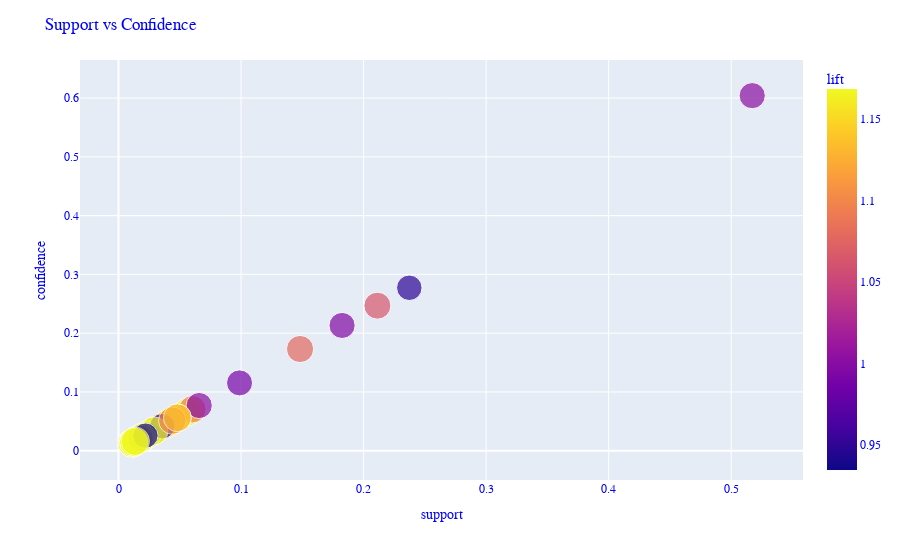

This figure's notebook cell:
### Code cell
# 산점도 그래프 그리기
fig_py=px.scatter(
    rules_py,
    x='support', 
    y='confidence', 
    size='lift', 
    color='lift',
    hover_data=['antecedents_str', 'consequents_str']
)

# 그래프 레이아웃 설정
fig_py.update_layout(
    xaxis_title='support',
    yaxis_title='confidence',
    font_family='Courier New',
    font_color='blue',
    title_font_family='Times New Roman',
    title_font_color='red',
    title=('Support vs Confidence')
    
)

# 그래프 출력
fig_py.show()

### Figure 1 — Plotly figure (JSON) as saved in the notebook; plotly's stock layout.template omitted (floating-point values rounded to 4 significant figures)
{"data": [{"customdata": [["Python", "Go"], ["Python", "Java"], ["Python", "JavaScript"], ["Python", "Julia"], ["Python", "MATLAB"], ["Python", "R"], ["Python", "SAS"], ["Python", "SQL"], ["Python", "Scala"], ["Python", "Go,JavaScript"], ["Python", "Go,SQL"], ["Python", "Java,JavaScript"], ["Python", "Java,R"], ["Python", "Java,SQL"], ["Python", "Java,Scala"], ["Python", "JavaScript,Julia"], ["Python", "MATLAB,JavaScript"], ["Python", "R,JavaScript"], ["Python", "SQL,JavaScript"], ["Python", "Scala,JavaScript"], ["Python", "R,Julia"], ["Python", "SQL,Julia"], ["Python", "MATLAB,R"], ["Python", "MATLAB,SQL"], ["Python", "SAS,R"], ["Python", "R,SQL"], ["Python", "Scala,R"], ["Python", "SAS,SQL"], ["Python", "Scala,SQL"], ["Python", "Java,R,JavaScript"], ["Python", "Java,SQL,JavaScript"], ["Python", "Java,R,SQL"], ["Python", "Java,Scala,SQL"], ["Python", "MATLAB,SQL,JavaScript"], ["Python", "R,SQL,JavaScript"], ["Python", "Scala,SQL,JavaScript"], ["Python", "R,SQL,Julia"], ["Python", "MATLAB,R,SQL"], ["Python", "SAS,R,SQL"], ["Python", "R,Scala,SQL"], ["Python", "Java,R,SQL,JavaScript"]], "hovertemplate": "support=%{x}<br>confidence=%{y}<br>lift=%{marker.color}<br>antecedents_str=%{customdata[0]}<br>consequents_str=%{customdata[1]}<extra></extra>", "legendgroup": "", "marker": {"color": [1.115, 0.9896, 1.065, 0.9586, 1.168, 0.9489, 0.9559, 1.001, 1.128, 1.168, 1.168, 1.094, 1.09, 1.001, 1.168, 1.168, 1.168, 1.136, 1.078, 1.168, 0.9457, 0.9457, 1.168, 1.168, 0.9457, 0.996, 1.168, 0.9492, 1.168, 1.168, 1.1, 1.078, 1.168, 1.168, 1.136, 1.168, 1.012, 1.168, 0.9346, 1.168, 1.168], "coloraxis": "coloraxis", "size": [1.115, 0.9896, 1.065, 0.9586, 1.168, 0.9489, 0.9559, 1.001, 1.128, 1.168, 1.168, 1.094, 1.09, 1.001, 1.168, 1.168, 1.168, 1.136, 1.078, 1.168, 0.9457, 0.9457, 1.168, 1.168, 0.9457, 0.996, 1.168, 0.9492, 1.168, 1.168, 1.1, 1.078, 1.168, 1.168, 1.136, 1.168, 1.012, 1.168, 0.9346, 1.168, 1.168], "sizemode": "area", "sizeref": 0.002921, "symbol": "circle"}, "mode": "markers", "name": "", "orientation": "v", "showlegend": false, "type": "scatter", "x": [0.02881, 0.09877, 0.2112, 0.0439, 0.05624, 0.2373, 0.03704, 0.5171, 0.03841, 0.01372, 0.01783, 0.06036, 0.0192, 0.06584, 0.01372, 0.01235, 0.01235, 0.04801, 0.1481, 0.01235, 0.02332, 0.02332, 0.02332, 0.04115, 0.02332, 0.1824, 0.0192, 0.03567, 0.02881, 0.01372, 0.0439, 0.01646, 0.01097, 0.01097, 0.04801, 0.01235, 0.01783, 0.0192, 0.02195, 0.01235, 0.01372], "xaxis": "x", "y": [0.03365, 0.1154, 0.2468, 0.05128, 0.06571, 0.2772, 0.04327, 0.6042, 0.04487, 0.01603, 0.02083, 0.07051, 0.02244, 0.07692, 0.01603, 0.01442, 0.01442, 0.05609, 0.1731, 0.01442, 0.02724, 0.02724, 0.02724, 0.04808, 0.02724, 0.2131, 0.02244, 0.04167, 0.03365, 0.01603, 0.05128, 0.01923, 0.01282, 0.01282, 0.05609, 0.01442, 0.02083, 0.02244, 0.02564, 0.01442, 0.01603], "yaxis": "y"}], "layout": {"coloraxis": {"colorbar": {"title": {"text": "lift"}}, "colorscale": [[0, "#0d0887"], [0.1111, "#46039f"], [0.2222, "#7201a8"], [0.3333, "#9c179e"], [0.4444, "#bd3786"], [0.5556, "#d8576b"], [0.6667, "#ed7953"], [0.7778, "#fb9f3a"], [0.8889, "#fdca26"], [1, "#f0f921"]]}, "font": {"color": "blue", "family": "Courier New"}, "legend": {"itemsizing": "constant", "tracegroupgap": 0}, "margin": {"t": 60}, "title": {"text": "Support vs Confidence"}, "xaxis": {"anchor": "y", "domain": [0, 1], "title": {"text": "support"}}, "yaxis": {"anchor": "x", "domain": [0, 1], "title": {"text": "confidence"}}}}
